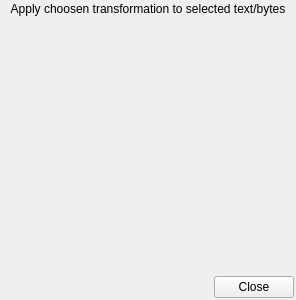
<?xml version="1.0" encoding="UTF-8"?>
<ui version="4.0">
 <comment>
  * Released as open source by Gabriel Caudrelier
  *
  * Developed by Gabriel Caudrelier, gabriel dot caudrelier at gmail dot com
  *
  * https://github.com/metrodango/pip3line
  *
  * Released under AGPL see LICENSE for more information
</comment>
 <class>QuickViewDialog</class>
 <widget class="QDialog" name="QuickViewDialog">
  <property name="geometry">
   <rect>
    <x>0</x>
    <y>0</y>
    <width>296</width>
    <height>300</height>
   </rect>
  </property>
  <property name="windowTitle">
   <string>Quick View</string>
  </property>
  <layout class="QVBoxLayout" name="verticalLayout">
   <property name="spacing">
    <number>-1</number>
   </property>
   <property name="margin">
    <number>2</number>
   </property>
   <item>
    <widget class="QLabel" name="label">
     <property name="text">
      <string>Apply choosen transformation to selected text/bytes</string>
     </property>
     <property name="alignment">
      <set>Qt::AlignCenter</set>
     </property>
     <property name="wordWrap">
      <bool>true</bool>
     </property>
    </widget>
   </item>
   <item>
    <widget class="QWidget" name="addWidget" native="true">
     <property name="sizePolicy">
      <sizepolicy hsizetype="Preferred" vsizetype="Maximum">
       <horstretch>0</horstretch>
       <verstretch>0</verstretch>
      </sizepolicy>
     </property>
     <layout class="QHBoxLayout" name="horizontalLayout">
      <property name="spacing">
       <number>0</number>
      </property>
      <property name="margin">
       <number>0</number>
      </property>
      <item>
       <widget class="QPushButton" name="addPushButton">
        <property name="maximumSize">
         <size>
          <width>25</width>
          <height>16777215</height>
         </size>
        </property>
        <property name="toolTip">
         <string>Add a new transform for quick view</string>
        </property>
        <property name="text">
         <string/>
        </property>
        <property name="icon">
         <iconset resource="gui_res.qrc">
          <normaloff>:/Images/icons/dialog-more.png</normaloff>:/Images/icons/dialog-more.png</iconset>
        </property>
        <property name="flat">
         <bool>true</bool>
        </property>
       </widget>
      </item>
      <item>
       <spacer name="horizontalSpacer">
        <property name="orientation">
         <enum>Qt::Horizontal</enum>
        </property>
        <property name="sizeHint" stdset="0">
         <size>
          <width>40</width>
          <height>20</height>
         </size>
        </property>
       </spacer>
      </item>
      <item>
       <widget class="QPushButton" name="resetPushButton">
        <property name="maximumSize">
         <size>
          <width>25</width>
          <height>16777215</height>
         </size>
        </property>
        <property name="toolTip">
         <string>Reset this list with defaults</string>
        </property>
        <property name="text">
         <string/>
        </property>
        <property name="icon">
         <iconset resource="gui_res.qrc">
          <normaloff>:/Images/icons/view-refresh.png</normaloff>:/Images/icons/view-refresh.png</iconset>
        </property>
        <property name="flat">
         <bool>true</bool>
        </property>
       </widget>
      </item>
     </layout>
    </widget>
   </item>
   <item>
    <widget class="QWidget" name="viewsWidget" native="true">
     <layout class="QVBoxLayout" name="itemLayout">
      <property name="spacing">
       <number>0</number>
      </property>
      <property name="margin">
       <number>0</number>
      </property>
     </layout>
    </widget>
   </item>
   <item>
    <spacer name="verticalSpacer">
     <property name="orientation">
      <enum>Qt::Vertical</enum>
     </property>
     <property name="sizeHint" stdset="0">
      <size>
       <width>20</width>
       <height>40</height>
      </size>
     </property>
    </spacer>
   </item>
   <item>
    <widget class="QDialogButtonBox" name="buttonBox">
     <property name="orientation">
      <enum>Qt::Horizontal</enum>
     </property>
     <property name="standardButtons">
      <set>QDialogButtonBox::Close</set>
     </property>
    </widget>
   </item>
  </layout>
 </widget>
 <resources>
  <include location="gui_res.qrc"/>
 </resources>
 <connections>
  <connection>
   <sender>buttonBox</sender>
   <signal>accepted()</signal>
   <receiver>QuickViewDialog</receiver>
   <slot>accept()</slot>
   <hints>
    <hint type="sourcelabel">
     <x>248</x>
     <y>254</y>
    </hint>
    <hint type="destinationlabel">
     <x>157</x>
     <y>274</y>
    </hint>
   </hints>
  </connection>
  <connection>
   <sender>buttonBox</sender>
   <signal>rejected()</signal>
   <receiver>QuickViewDialog</receiver>
   <slot>reject()</slot>
   <hints>
    <hint type="sourcelabel">
     <x>316</x>
     <y>260</y>
    </hint>
    <hint type="destinationlabel">
     <x>286</x>
     <y>274</y>
    </hint>
   </hints>
  </connection>
 </connections>
</ui>
